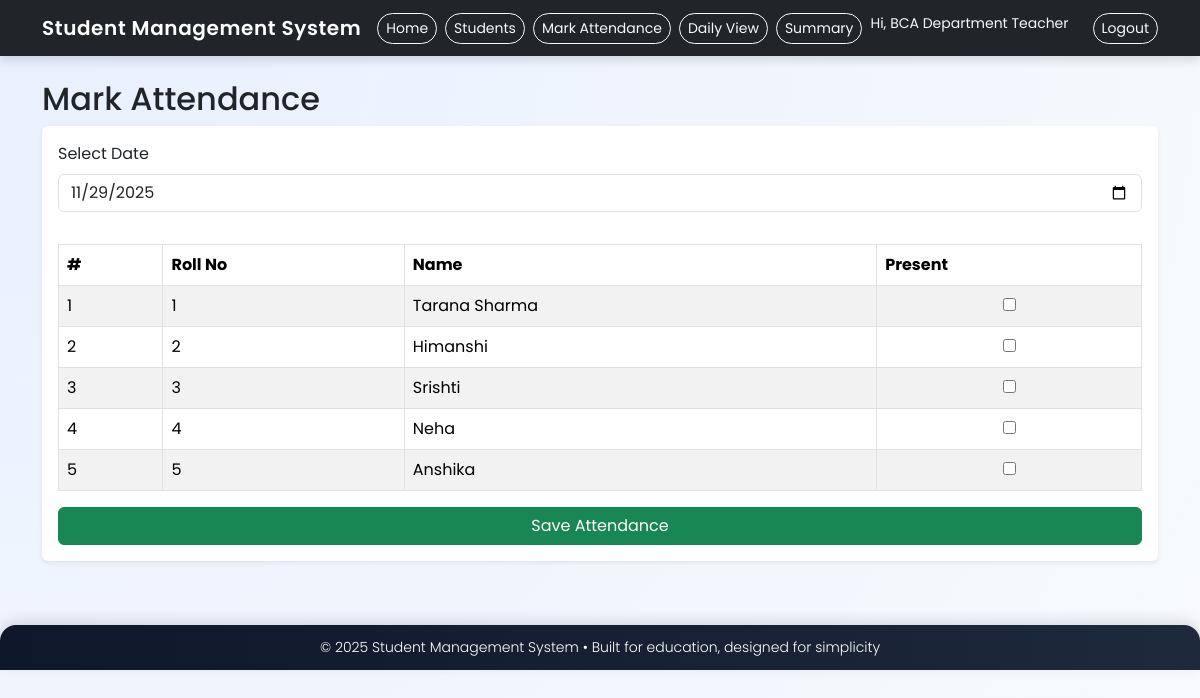
Page /attendance (signed in) on the committed database.
### tables this page shows
CREATE TABLE students (
    id INTEGER PRIMARY KEY AUTOINCREMENT,
    roll_no TEXT NOT NULL,
    name TEXT NOT NULL,
    email TEXT,
    course TEXT,
    semester INTEGER,
    phone TEXT,
    department TEXT NOT NULL
);

### app.py (the view, shortened to what this page needs)
@app.route("/attendance", methods=["GET", "POST"])
def attendance():
    if not require_login():
        return redirect(url_for("login"))
    department = current_department()
    conn = get_db_connection()
    students_rows = conn.execute(
        "SELECT * FROM students WHERE department = ? ORDER BY roll_no",
        (department,),
    ).fetchall()
    today = date.today().isoformat()
    conn.close()
    return render_template("attendance.html", students=students_rows, today=today)

### app.py (called while the page is built)
def get_db_connection():
    conn = sqlite3.connect(DB_NAME)
    conn.row_factory = sqlite3.Row
    return conn

def require_login():
    if "teacher_id" not in session:
        flash("Please login as a teacher to continue.", "danger")
        return False
    return True

def current_department():
    return session.get("teacher_department")

### templates/attendance.html
{% extends "base.html" %}
{% block content %}
<h2>Mark Attendance</h2>
<form method="post" class="card shadow-sm border-0 p-3 bg-white">
    <div class="mb-3">
        <label class="form-label">Select Date</label>
        <input type="date" name="date" class="form-control" value="{{ today }}" required>
    </div>
    {% if students|length == 0 %}
        <p>No students available. Please add students first.</p>
    {% else %}
    <table class="table table-striped table-bordered mt-3">
        <thead>
        <tr>
            <th>#</th>
            <th>Roll No</th>
            <th>Name</th>
            <th>Present</th>
        </tr>
        </thead>
        <tbody>
        {% for s in students %}
            <tr>
                <td>{{ loop.index }}</td>
                <td>{{ s.roll_no }}</td>
                <td>{{ s.name }}</td>
                <td class="text-center">
                    <input type="checkbox" name="present_ids" value="{{ s.id }}">
                </td>
            </tr>
        {% endfor %}
        </tbody>
    </table>
    <button type="submit" class="btn btn-success">Save Attendance</button>
    {% endif %}
</form>
{% endblock %}

### templates/base.html (style rules this page uses)
body { font-family: "Poppins", system-ui, -apple-system, BlinkMacSystemFont, "Segoe UI", sans-serif; background: radial-gradient(circle at top left, #e8f0ff, #f8fafc); min-height: 100vh; }
.table thead { background: #f1f5f9; }

### rows in the picture
students: roll_no "1", name "Tarana Sharma"
students: roll_no "2", name "Himanshi"
students: roll_no "3", name "Srishti"
students: roll_no "4", name "Neha"
students: roll_no "5", name "Anshika"

### other values in the picture
{{ session.teacher_name }} "BCA Department Teacher"
